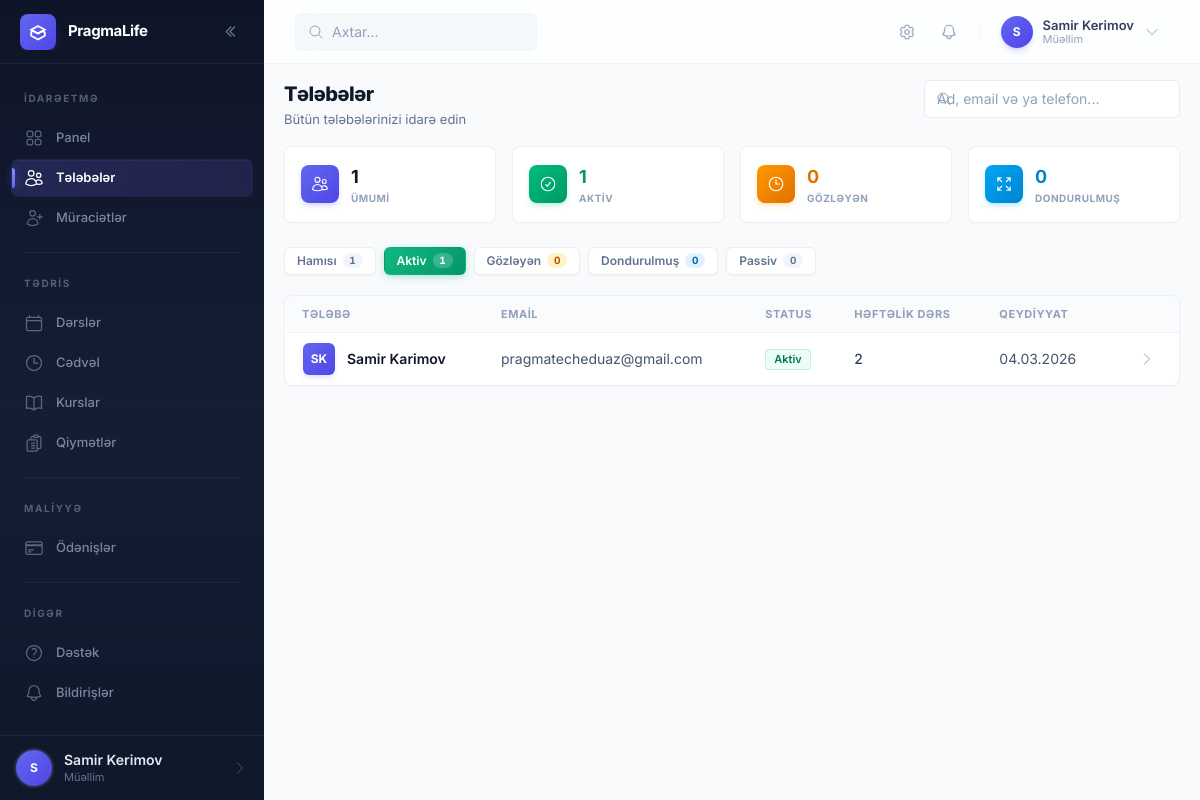
Page /auth/students/?status=active (signed in) on the earlier database version.
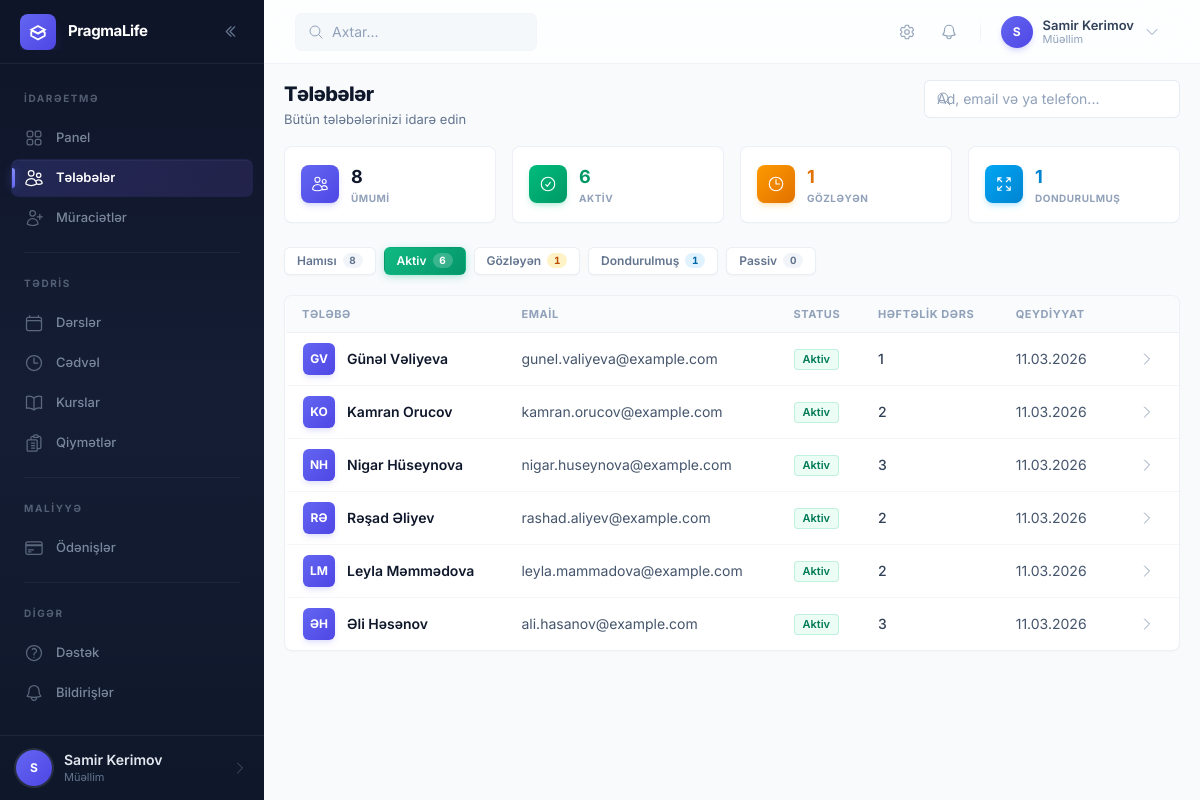
Same page on the later database version.
### apps/users/models.py (models this page shows, shortened)
class User(AbstractBaseUser, PermissionsMixin):
    class Role(models.TextChoices):
        TEACHER = 'teacher', 'Müəllim'
        STUDENT = 'student', 'Tələbə'
    id = models.UUIDField(primary_key=True, default=uuid.uuid4, editable=False)
    email = models.EmailField(unique=True, verbose_name='Email')
    first_name = models.CharField(max_length=100, verbose_name='Ad')
    last_name = models.CharField(max_length=100, verbose_name='Soyad')
    role = models.CharField(
        max_length=10,
        choices=Role.choices,
        default=Role.STUDENT,
        verbose_name='Rol'
    )
    phone = models.CharField(
        max_length=20,
        blank=True,
        validators=[validate_phone_number],
        verbose_name='Telefon'
    )
    avatar = models.ImageField(
        upload_to='avatars/',
        blank=True,
        verbose_name='Profil şəkli'
    )
    is_active = models.BooleanField(default=True, verbose_name='Aktivdir')
    is_staff = models.BooleanField(default=False, verbose_name='Admin heyəti')
    date_joined = models.DateTimeField(default=timezone.now, verbose_name='Qeydiyyat tarixi')
    created_at = models.DateTimeField(auto_now_add=True)
    updated_at = models.DateTimeField(auto_now=True)
    objects = UserManager()
    USERNAME_FIELD = 'email'
    REQUIRED_FIELDS = ['first_name', 'last_name']
    class Meta:
        db_table = 'users_user'
        verbose_name = 'İstifadəçi'
        verbose_name_plural = 'İstifadəçilər'
        ordering = ['-date_joined']
    def get_full_name(self) -> str:
        return f"{self.first_name} {self.last_name}".strip()
    @property
    def is_teacher(self) -> bool:
        return self.role == self.Role.TEACHER

class BaseModel(models.Model):
    id = models.UUIDField(primary_key=True, default=uuid.uuid4, editable=False)
    created_at = models.DateTimeField(auto_now_add=True, verbose_name='Yaradılma tarixi')
    updated_at = models.DateTimeField(auto_now=True, verbose_name='Yenilənmə tarixi')
    class Meta:
        abstract = True

class StudentProfile(BaseModel):
    class Status(models.TextChoices):
        PENDING = 'pending', 'Gözləyir'
        ACTIVE = 'active', 'Aktiv'
        INACTIVE = 'inactive', 'Passiv'
        FROZEN = 'frozen', 'Dondurulmuş'
        GRADUATED = 'graduated', 'Bitirmiş'
    class PaymentModel(models.TextChoices):
        MONTHLY = 'monthly', 'Aylıq abunə'
        PER_LESSON = 'per_lesson', 'Dərs əsaslı'
    user = models.OneToOneField(
        User,
        on_delete=models.CASCADE,
        related_name='student_profile',
        verbose_name='İstifadəçi'
    )
    status = models.CharField(
        max_length=20,
        choices=Status.choices,
        default=Status.PENDING,
        verbose_name='Status'
    )
    payment_model = models.CharField(
        max_length=20,
        choices=PaymentModel.choices,
        default=PaymentModel.MONTHLY,
        verbose_name='Ödəniş modeli'
    )
    lessons_per_week = models.PositiveSmallIntegerField(
        default=2,
        verbose_name='Həftəlik dərs sayı'
    )
    github_username = models.CharField(
        max_length=100,
        blank=True,
        validators=[validate_github_username],
        verbose_name='GitHub istifadəçi adı'
    )
    github_repo_url = models.URLField(
        blank=True,
        verbose_name='GitHub repo URL'
    )
    timezone = models.CharField(
        max_length=50,
        default='Asia/Baku',
        verbose_name='Vaxt zonası'
    )
    education_level = models.CharField(
        max_length=100,
        blank=True,
        verbose_name='Təhsil səviyyəsi'
    )
    goals = models.TextField(
        blank=True,
        verbose_name='Öyrənmə məqsədləri'
    )
    teacher_notes = models.TextField(
        blank=True,
        verbose_name='Müəllim qeydləri (gizli)'
    )
    status_changed_at = models.DateTimeField(
        null=True,
        blank=True,
        verbose_name='Status dəyişikliyi tarixi'
    )
    class Meta:
        db_table = 'users_student_profile'
        verbose_name = 'Tələbə Profili'
        verbose_name_plural = 'Tələbə Profilləri'

### apps/users/views.py (the view, shortened to what this page needs)
# urls.py: path('students/', views.StudentListView.as_view(), name='student-list'),
class StudentListView(TeacherRequiredMixin, ListView):
    model = User
    template_name = 'users/student_list.html'
    context_object_name = 'students'
    paginate_by = 20
    def get_queryset(self):
        qs = (
            User.objects
            .filter(role=User.Role.STUDENT)
            .select_related('student_profile')
            .order_by('-date_joined')
        )
        status = self.request.GET.get('status', '')
        if status:
            qs = qs.filter(student_profile__status=status)
        search = self.request.GET.get('q', '').strip()
        return qs
    def get_context_data(self, **kwargs) -> dict:
        context = super().get_context_data(**kwargs)
        context['page_title'] = 'Tələbələr'
        context['current_status'] = self.request.GET.get('status', '')
        context['search_query'] = self.request.GET.get('q', '')
        context['status_counts'] = {
            'all': User.objects.filter(role=User.Role.STUDENT).count(),
            'active': StudentProfile.objects.filter(status='active').count(),
            'pending': StudentProfile.objects.filter(status='pending').count(),
            'inactive': StudentProfile.objects.filter(status='inactive').count(),
            'frozen': StudentProfile.objects.filter(status='frozen').count(),
        }
        return context

### core/context_processors.py (called while the page is built)
def lms_globals(request) -> dict:
    return {
        'LESSON_PRICE': getattr(settings, 'LESSON_PRICE', Decimal('25.00')),
        'APP_NAME': 'LMS Platform',
        'APP_VERSION': '1.0.0',
        'is_teacher': (
            request.user.is_authenticated
            and request.user.role == 'teacher'
        ),
        'is_student': (
            request.user.is_authenticated
            and request.user.role == 'student'
        ),
    }

### core/mixins.py (called while the page is built)
    def test_func(self) -> bool:
        return (
            self.request.user.is_authenticated
            and self.request.user.role == 'teacher'
        )

### templates/users/student_list.html (shortened to what the changed rows need)
{% extends 'base.html' %}
{% block breadcrumb %}
<div class="page-header">
    <div>
        <h1 class="page-title">Tələbələr</h1>
    </div>
</div>
{% endblock %}
{% block content %}
<div class="grid grid-cols-2 sm:grid-cols-4 gap-4 mb-6">
    <div class="card-hover p-4">
        <div class="flex items-center gap-3">
            <div>
                <p class="text-lg font-bold text-slate-900 tracking-tight">{{ status_counts.all }}</p>
                <p class="text-[10px] font-bold text-slate-400 uppercase tracking-wider">Ümumi</p>
            </div>
        </div>
    </div>
    <div class="card-hover p-4">
        <div class="flex items-center gap-3">
            <div>
                <p class="text-lg font-bold text-emerald-600 tracking-tight">{{ status_counts.active }}</p>
                <p class="text-[10px] font-bold text-slate-400 uppercase tracking-wider">Aktiv</p>
            </div>
        </div>
    </div>
    <div class="card-hover p-4">
        <div class="flex items-center gap-3">
            <div>
                <p class="text-lg font-bold text-amber-600 tracking-tight">{{ status_counts.pending }}</p>
                <p class="text-[10px] font-bold text-slate-400 uppercase tracking-wider">Gözləyən</p>
            </div>
        </div>
    </div>
    <div class="card-hover p-4">
        <div class="flex items-center gap-3">
            <div>
                <p class="text-lg font-bold text-sky-600 tracking-tight">{{ status_counts.frozen }}</p>
                <p class="text-[10px] font-bold text-slate-400 uppercase tracking-wider">Dondurulmuş</p>
            </div>
        </div>
    </div>
</div>
<div class="flex flex-wrap items-center gap-2 mb-5">
    <a href="{% url 'users:student-list' %}"
       class="filter-pill {% if not current_status %}filter-pill-active{% else %}filter-pill-default{% endif %}">
        Hamısı <span class="filter-pill-count {% if not current_status %}bg-white/20{% else %}bg-slate-100{% endif %}">{{ status_counts.all }}</span>
    </a>
    <a href="?status=active"
       class="filter-pill {% if current_status == 'active' %}filter-pill-success{% else %}filter-pill-default{% endif %}">
        Aktiv <span class="filter-pill-count {% if current_status == 'active' %}bg-white/20{% else %}bg-emerald-100 text-emerald-700{% endif %}">{{ status_counts.active }}</span>
    </a>
    <a href="?status=pending"
       class="filter-pill {% if current_status == 'pending' %}filter-pill-warning{% else %}filter-pill-default{% endif %}">
        Gözləyən <span class="filter-pill-count {% if current_status == 'pending' %}bg-white/20{% else %}bg-amber-100 text-amber-700{% endif %}">{{ status_counts.pending }}</span>
    </a>
    <a href="?status=frozen"
       class="filter-pill {% if current_status == 'frozen' %}filter-pill-info{% else %}filter-pill-default{% endif %}">
        Dondurulmuş <span class="filter-pill-count {% if current_status == 'frozen' %}bg-white/20{% else %}bg-sky-100 text-sky-700{% endif %}">{{ status_counts.frozen }}</span>
    </a>
</div>
{% if students %}
<div class="card-hover overflow-hidden">
    <table class="data-table">
        <thead>
            <tr>
                <th>Tələbə</th>
                <th>Email</th>
                <th>Status</th>
                <th>Həftəlik dərs</th>
                <th>Qeydiyyat</th>
                <th></th>
            </tr>
        </thead>
        <tbody>
            {% for student in students %}
            <tr>
                <td>
                    <a href="{% url 'users:student-detail' student.pk %}" class="flex items-center group">
                        <div class="avatar avatar-sm shadow-md shadow-primary-500/15">
                            {{ student.first_name|first|upper }}{{ student.last_name|first|upper }}
                        </div>
                        <div class="ml-3">
                            <div class="text-sm font-semibold text-slate-900 group-hover:text-primary-600 transition">{{ student.get_full_name }}</div>
                        </div>
                    </a>
                </td>
                <td class="text-slate-500">{{ student.email }}</td>
                <td>
                    {% if student.student_profile %}
                    <span class="{% if student.student_profile.status == 'active' %}badge-success
                        {% elif student.student_profile.status == 'pending' %}badge-warning
                        {% elif student.student_profile.status == 'frozen' %}badge-info
                        {% elif student.student_profile.status == 'graduated' %}badge-primary
                        {% else %}badge-neutral{% endif %}">
                        {{ student.student_profile.get_status_display }}
                    </span>
                    {% else %}
                    <span class="text-xs text-slate-400">—</span>
                    {% endif %}
                </td>
                <td>
                    {% if student.student_profile %}
                    <span class="text-sm font-medium text-slate-700">{{ student.student_profile.lessons_per_week }}</span>
                    {% else %}
                    <span class="text-xs text-slate-400">—</span>
                    {% endif %}
                </td>
                <td class="text-slate-500 text-xs">{{ student.date_joined|date:"d.m.Y" }}</td>
                <td class="text-right">
                    <a href="{% url 'users:student-detail' student.pk %}" class="btn-icon">
                        <svg width="16" height="16" viewBox="0 0 24 24" fill="none" stroke="currentColor" stroke-width="1.5"><path stroke-linecap="round" stroke-linejoin="round" d="M8.25 4.5l7.5 7.5-7.5 7.5"/></svg>
                    </a>
                </td>
            </tr>
            {% endfor %}
        </tbody>
    </table>
</div>
{% endif %}
{% endblock %}

Differences in the rows shown:
removed User: first_name|first "S", last_name|first "K", get_full_name "Samir Karimov", email "pragmatecheduaz@gmail.com", student_profile.status "Aktiv", student_profile.lessons_per_week "2", date_joined "04.03.2026"
added User: first_name|first "G", last_name|first "V", get_full_name "Günəl Vəliyeva", email "gunel.valiyeva@example.com", student_profile.status "Aktiv", student_profile.lessons_per_week "1", date_joined "11.03.2026"
added User: first_name|first "K", last_name|first "O", get_full_name "Kamran Orucov", email "kamran.orucov@example.com", student_profile.status "Aktiv", student_profile.lessons_per_week "2", date_joined "11.03.2026"
added User: first_name|first "N", last_name|first "H", get_full_name "Nigar Hüseynova", email "nigar.huseynova@example.com", student_profile.status "Aktiv", student_profile.lessons_per_week "3", date_joined "11.03.2026"
added User: first_name|first "R", last_name|first "Ə", get_full_name "Rəşad Əliyev", email "rashad.aliyev@example.com", student_profile.status "Aktiv", student_profile.lessons_per_week "2", date_joined "11.03.2026"
added User: first_name|first "L", last_name|first "M", get_full_name "Leyla Məmmədova", email "leyla.mammadova@example.com", student_profile.status "Aktiv", student_profile.lessons_per_week "2", date_joined "11.03.2026"
added User: first_name|first "Ə", last_name|first "H", get_full_name "Əli Həsənov", email "ali.hasanov@example.com", student_profile.status "Aktiv", student_profile.lessons_per_week "3", date_joined "11.03.2026"
Other differences:
{{ status_counts.all }}: "1" → "8"
{{ status_counts.active }}: "1" → "6"
{{ status_counts.pending }}: "0" → "1"
{{ status_counts.frozen }}: "0" → "1"
